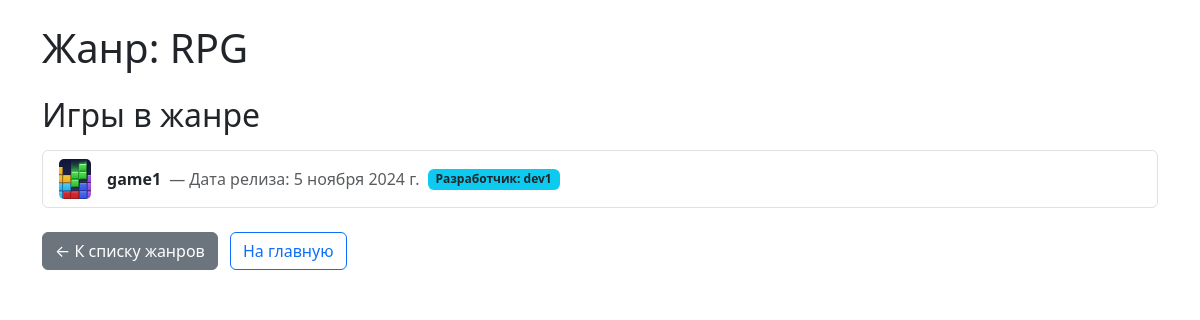
Page /genre/1/ on the earlier database version.
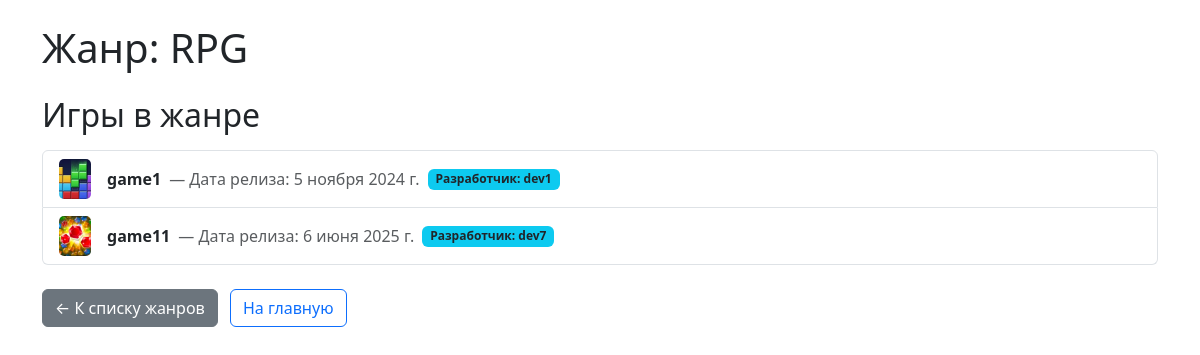
Same page on the later database version.
### store/models.py (models this page shows, shortened)
class Game(models.Model):
    title = models.CharField("Название игры", max_length=100)
    description = models.TextField("Описание")
    price = models.DecimalField("Цена", max_digits=8, decimal_places=2)
    release_date = models.DateField("Дата выхода")
    developer = models.ForeignKey(Developer, on_delete=models.CASCADE, verbose_name="Разработчик")
    genre = models.ForeignKey(Genre, on_delete=models.SET_NULL, null=True, verbose_name="Жанр")
    cover_image = models.ImageField("Обложка", upload_to='game_covers/', blank=True)
    class Meta:
        verbose_name = "Игра"
        verbose_name_plural = "Игры"

class Developer(models.Model):
    name = models.CharField("Имя разработчика", max_length=100)
    country = models.CharField("Страна", max_length=50, blank=True, null=True)
    website = models.URLField("Сайт", blank=True, null=True)
    class Meta:
        verbose_name = "Разработчик"
        verbose_name_plural = "Разработчики"

### store/views.py (the view)
# urls.py: path('genre/<int:genre_id>/', genre_detail_view, name='genre_detail'),
def genre_detail_view(request, genre_id):
    genre = Genre.objects.get(id=genre_id)
    games = Game.objects.filter(genre=genre)
    return render(request, 'genre_detail.html', {'genre': genre, 'games': games})

### templates/genre_detail.html (shortened to what this page needs)
<!DOCTYPE html>
<html lang="ru">
<head>
    <link href="https://cdn.jsdelivr.net/npm/bootstrap@5.3.3/dist/css/bootstrap.min.css" rel="stylesheet">
</head>
<body>
    <div class="container mt-4">
        <h1 class="mb-4">Жанр: {{ genre.name }}</h1>
        <h2 class="mb-3">Игры в жанре</h2>
        <ul class="list-group mb-4">
            {% for game in games %}
                <li class="list-group-item d-flex align-items-center">
                    {% if game.cover_image %}
                        <img src="{{ game.cover_image.url }}" alt="cover" class="me-3" style="height: 40px; width: 32px; object-fit: cover; border-radius: 5px;">
                    {% else %}
                        <img src="https://via.placeholder.com/32x40?text=No+Image" alt="no cover" class="me-3" style="height: 40px; width: 32px; object-fit: cover; border-radius: 5px;">
                    {% endif %}
                    <strong>{{ game.title }}</strong>
                    <span class="text-muted ms-2">— Дата релиза: {{ game.release_date }}</span>
                    {% if game.developer %}
                        <span class="badge bg-info text-dark ms-2">Разработчик: {{ game.developer.name }}</span>
                    {% endif %}
                </li>
            {% empty %}
                <li class="list-group-item">Нет игр в этом жанре.</li>
            {% endfor %}
        </ul>
        <a href="{% url 'all_genres' %}" class="btn btn-secondary me-2">← К списку жанров</a>
        <a href="/" class="btn btn-outline-primary">На главную</a>
    </div>
</body>
</html>

Differences in the rows shown:
added Game: cover_image (picture), title "game11", release_date "6 июня 2025 г.", developer.name "dev7"
